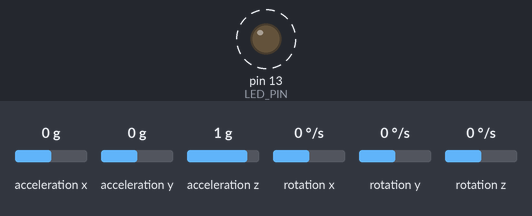
Bench run of a sketch on a simulated Arduino Uno, built with avr-gcc and run on an emulated ATmega328P. Shown: output pins drawn as LEDs (lit = HIGH). Dashed ring = blinking. The test bench sets the inputs (shaded band); at power-on: acceleration x 0 g, acceleration y 0 g, acceleration z 1 g, rotation x 0 °/s, rotation y 0 °/s, rotation z 0 °/s. What the sketch prints to the serial monitor is not drawn.

Above: at 0.02 s.
Timing chart, 0 to 3.0 s (numbered marks = the images above):
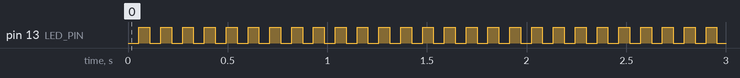

The sketch:

IMU_Basic.ino
```cpp
#include "I2Cdev.h"
#include "MPU6050.h"

// Arduino Wire library is required if I2Cdev I2CDEV_ARDUINO_WIRE implementation
// is used in I2Cdev.h
#if I2CDEV_IMPLEMENTATION == I2CDEV_ARDUINO_WIRE
    #include "Wire.h"
#endif

// class default I2C address is 0x68
// specific I2C addresses may be passed as a parameter here
// AD0 low = 0x68 (default for InvenSense evaluation board)
// AD0 high = 0x69
MPU6050 accelgyro;
//MPU6050 accelgyro(0x69); // <-- use for AD0 high

int16_t ax, ay, az;
int16_t gx, gy, gz;
int16_t mx, my, mz;

float previous_t, current_t, delta_t;
float gyrox, gyroy, gyroz;


// uncomment "OUTPUT_READABLE_ACCELGYRO" if you want to see a tab-separated
// list of the accel X/Y/Z and then gyro X/Y/Z values in decimal. Easy to read,
// not so easy to parse, and slow(er) over UART.
#define OUTPUT_READABLE_ACCELGYRO

// uncomment "OUTPUT_BINARY_ACCELGYRO" to send all 6 axes of data as 16-bit
// binary, one right after the other. This is very fast (as fast as possible
// without compression or data loss), and easy to parse, but impossible to read
// for a human.
//#define OUTPUT_BINARY_ACCELGYRO


#define LED_PIN 13
bool blinkState = false;


void setup() {
    // join I2C bus (I2Cdev library doesn't do this automatically)
    #if I2CDEV_IMPLEMENTATION == I2CDEV_ARDUINO_WIRE
        Wire.begin();
    #elif I2CDEV_IMPLEMENTATION == I2CDEV_BUILTIN_FASTWIRE
        Fastwire::setup(400, true);
    #endif

    // initialize serial communication
    // (38400 chosen because it works as well at 8MHz as it does at 16MHz, but
    // it's really up to you depending on your project)
    Serial.begin(9600);

    // initialize device
    //Serial.println("Initializing I2C devices...");
    accelgyro.initialize();

    // verify connection
    //Serial.println("Testing device connections...");
    //Serial.println(accelgyro.testConnection() ? "MPU6050 connection successful" : "MPU6050 connection failed");

    // use the code below to change accel/gyro offset values
    /*
    Serial.println("Updating internal sensor offsets...");
    // -76  -2359 1688  0 0 0
    Serial.print(accelgyro.getXAccelOffset()); Serial.print("\t"); // -76
    Serial.print(accelgyro.getYAccelOffset()); Serial.print("\t"); // -2359
    Serial.print(accelgyro.getZAccelOffset()); Serial.print("\t"); // 1688
    Serial.print(accelgyro.getXGyroOffset()); Serial.print("\t"); // 0
    Serial.print(accelgyro.getYGyroOffset()); Serial.print("\t"); // 0
    Serial.print(accelgyro.getZGyroOffset()); Serial.print("\t"); // 0
    Serial.print("\n");
    accelgyro.setXGyroOffset(-7099);
    accelgyro.setYGyroOffset(4927);
    accelgyro.setZGyroOffset(9927);
    accelgyro.setXAccelOffset(73);
    accelgyro.setYAccelOffset(-13);
    accelgyro.setZAccelOffset(17);
    Serial.print(accelgyro.getXAccelOffset()); Serial.print("\t"); // -76
    Serial.print(accelgyro.getYAccelOffset()); Serial.print("\t"); // -2359
    Serial.print(accelgyro.getZAccelOffset()); Serial.print("\t"); // 1688
    Serial.print(accelgyro.getXGyroOffset()); Serial.print("\t"); // 0
    Serial.print(accelgyro.getYGyroOffset()); Serial.print("\t"); // 0
    Serial.print(accelgyro.getZGyroOffset()); Serial.print("\t"); // 0
    Serial.print("\n");

    delay(8000);
    */
    // configure Arduino LED pin for output
    pinMode(LED_PIN, OUTPUT);

}

void loop() {
    // read raw accel/gyro measurements from device
    accelgyro.getMotion6(&ax, &ay, &az, &gx, &gy, &gz);
    //accelgyro.getMotion9(&ax, &ay, &az, &gx, &gy, &gz, &mx, &my, &mz);

        previous_t = current_t;        // Previous time is stored before the actual time read
        current_t = millis();            // Current time actual time read
        delta_t = (current_t - previous_t) / 1000;


        gyrox = gyrox + gx/131.0 * delta_t;
        gyroy = gyroy + gy/131.0 * delta_t;


        float phi = 180 * atan2(ay / 16384.0, az / 16384.0) / PI;
        float theta = 180 * atan2(-ax / 16384.0, sqrt(pow(ay / 16384.0, 2) + pow(az / 16384.0, 2))) / PI;
        //float phi = 180 * atan2(-ax / 16384.0, sqrt(pow(ay / 16384.0, 2) + pow(az / 16384.0, 2))) / PI;
        //float signz;
        //if (az > 0){signz = 1;}
        //else {signz = -1;}
        //float theta = 180 * atan2(ay / 16384.0, signz * sqrt(pow(ay / 16384.0, 2) + pow(az / 16384.0, 2))) / PI;

        //float roll = 0.04 * gyrox + 0.96 * phi;
        //float pitch = 0.04 * gyroy + 0.96 * theta;
        //float yaw = yaw + gz /131.0* delta_t;

        //Serial.println(String(roll) + "," + String(pitch) + "," + String(yaw));
        Serial.println(String(phi) + "," + String(theta));
        //Serial.println(String(ax) + " " + String(ay) + " " + String(az) + " " + String(gx) + " " + String(gy) + " " + String(gz) + " " + String(mx) + " " + String(my) + " " + String(mz));
        delay(50);


    // blink LED to indicate activity
    blinkState = !blinkState;
    digitalWrite(LED_PIN, blinkState);

}
```

Measured:
- by itself, pin 13 (LED_PIN): alternates HIGH for 0.05 s and LOW for 0.05 s
